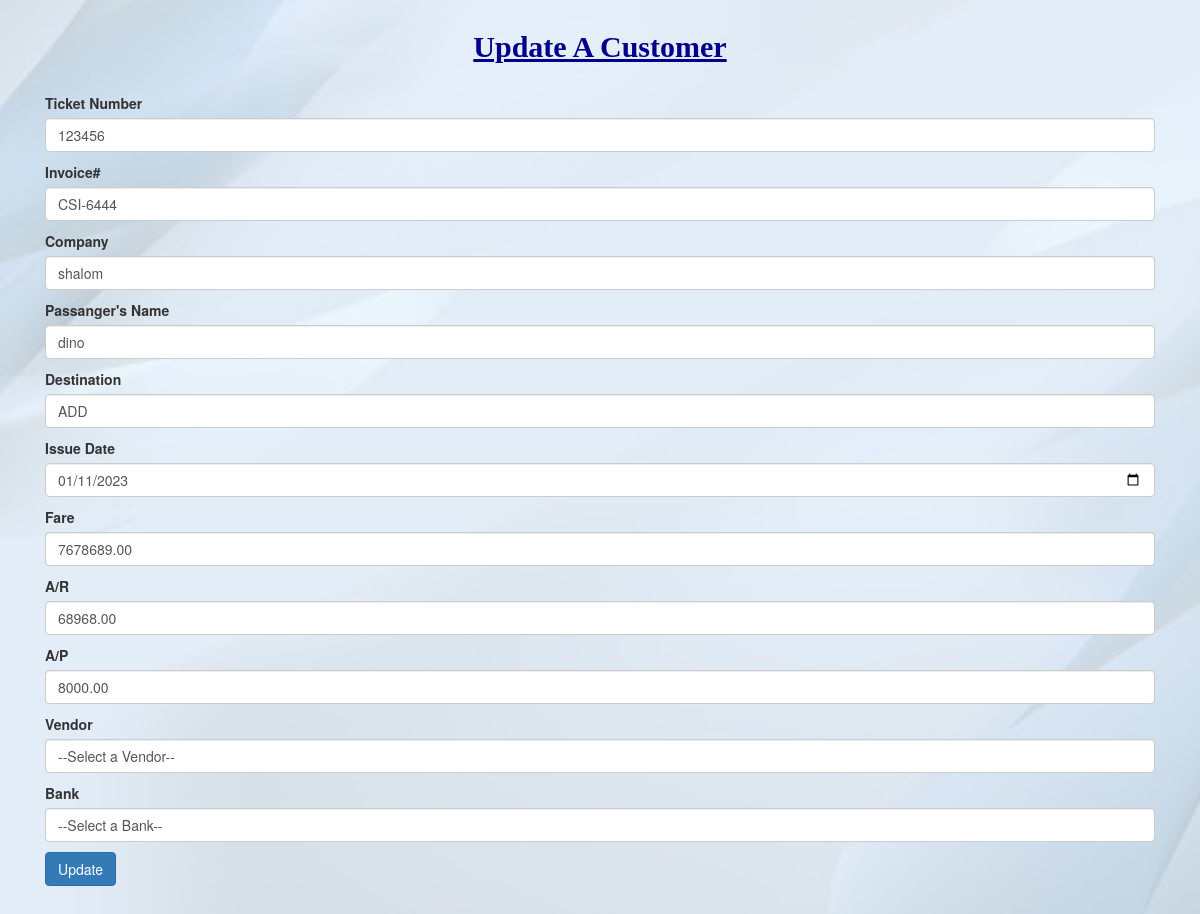
Page /edit.php?updateid=15 on the committed database.
### tables this page shows
CREATE TABLE `table23` (
  `id` int(11) NOT NULL,
  `ticketnumber` varchar(100) NOT NULL,
  `invno` varchar(100) NOT NULL,
  `company` varchar(100) NOT NULL,
  `fullname` varchar(100) NOT NULL,
  `destination` varchar(100) NOT NULL,
  `issuedate` date NOT NULL,
  `fare` double(12,2) NOT NULL,
  `ar` double(12,2) NOT NULL,
  `ap` double(12,2) NOT NULL,
  `shalomcom` double(12,2) NOT NULL,
  `vendor` varchar(100) NOT NULL,
  `bank` varchar(100) NOT NULL
);

### edit.php (the view, shortened to what this page needs)
<?php
include 'connect.php';
$id=$_GET['updateid'];
$sql="SELECT * FROM table23 WHERE id=$id";
$result=mysqli_query($connect,$sql);
$row=mysqli_fetch_assoc($result);
$ticketnumber=$row['ticketnumber'];
$invno=$row['invno'];
$company=$row['company'];
$fullname=$row['fullname'];
$destination=$row['destination'];
$issuedate=$row['issuedate'];
$fare=$row['fare'];
$ar=$row['ar'];
$ap=$row['ap'];
$bank=$row['bank'];
?>
<!doctype html>
<html lang="en">
  <head>
    <link href="https://cdn.jsdelivr.net/npm/bootstrap@5.2.0/dist/css/bootstrap.min.css" rel="stylesheet">
    <link href="https://cdn.jsdelivr.net/npm/bootstrap@5.2.0/dist/css/bootstrap.min.css" rel="stylesheet">
  <link rel="stylesheet" href="https://maxcdn.bootstrapcdn.com/bootstrap/3.3.6/css/bootstrap.min.css" />
  <link rel="stylesheet" href="https://cdn.datatables.net/1.10.12/css/dataTables.bootstrap.min.css" />
  </head>
  <body>
  <h2>Update A Customer</h2>
  <div class="container my-5">
<form method="POST">
        <div class="mb-3">
        <label >Ticket Number</label>
        <input type="text" class="form-control" placeholder="Ticket Number" name="ticketnumber" value=<?php echo $ticketnumber;?>>
        </div>
        <div class="mb-3">
        <label >Invoice#</label>
        <input type="text" class="form-control" placeholder="Invoice Number" name="invno"  value=<?php echo $invno;?>>
        </div>
        <div class="mb-3">
        <label >Company</label>
        <input type="text" class="form-control" placeholder="Company" name="company" value=<?php echo $company;?>>
        </div>
        <div class="mb-3">
        <label >Passanger's Name</label>
        <input type="text" class="form-control" placeholder="Full Name" name="fullname" value=<?php echo $fullname;?>>
        </div>
        <div class="mb-3">
        <label >Destination</label>
        <input type="text" class="form-control" placeholder="Destination" name="destination" value=<?php echo $destination;?>>
        </div>
        <div class="form-group mb-3">
                            <label for="">Issue Date</label>
                            <input type="date" name="issuedate" class="form-control"value=<?php echo $issuedate;?> />
          </div>
        <div class="mb-3">
        <label >Fare</label>
        <input type="text" class="form-control" placeholder="Fare" name="fare"value=<?php echo $fare;?>>
        </div>
        <div class="mb-3">
        <label >A/R</label>
        <input type="text" class="form-control" placeholder="Account Receivable" name="ar"value=<?php echo $ar;?>>
        </div>
        <div class="mb-3">
        <label >A/P</label>
        <input type="text" class="form-control" placeholder="Account Payable" name="ap"value=<?php echo $ap;?>>
        </div>
        <div class="from-group mb-3">
                                <label for="">Vendor</label>
                                <select name="vendor" class="form-control">
                                    <option value="">--Select a Vendor--</option>
                                </select>
                            </div>
        <div class="from-group mb-3">
                            <label for="">Bank</label>
                            <select name="bank" class="form-control"value=<?php echo $bank;?>>
                                <option value="">--Select a Bank--</option>
                            </select>
                        </div>
        <button type="submit" class="btn btn-primary" name="submit">Update</button>
</form>
</div>
  </body>
</html>

### edit.php (style rules this page uses)
h2 { text-align: center; color: darkblue; font-family: 'Times New Roman', Times, serif; margin-top: 30px; text-decoration: underline; font-weight: bold; }
body { background-image: url('bg.jpg'); background-size: cover; background-repeat: none; }

### rows in the picture
table23: ticketnumber "123456", invno "CSI-6444", company "shalom"
